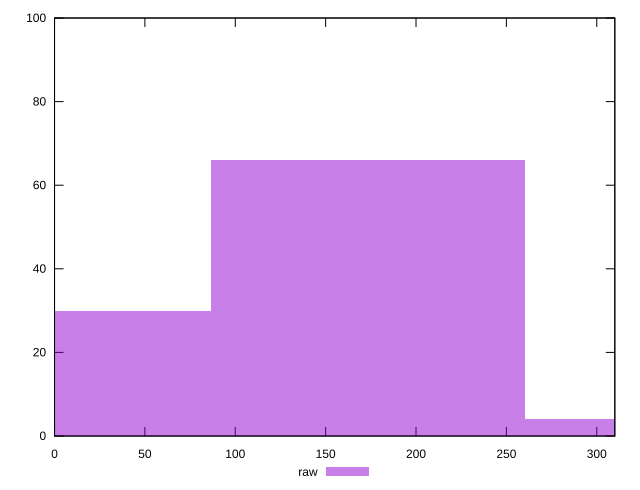

This chart was generated by the following gnuplot code:
reset

$raw <<EOF
173.6577588774065 66
0 30
347.315517754813 4
EOF

set key outside below
set boxwidth 173.6577588774065
set xrange [0:310]
set yrange [0:100]
set trange [0:100]
set style fill transparent solid 0.5 noborder
set terminal svg size 640, 490 enhanced background rgb 'white'
set output "report_00018_2021-02-10T15-25-16.877Z/uses-http2/samples/pages/raw/histogram.svg"

plot $raw title "raw" with boxes

reset
